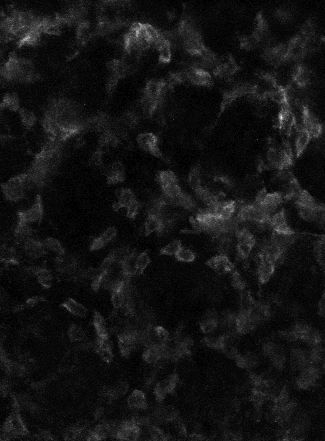
#> input picture 4 Raw data/MAX_Marie2.tif, 325 x 441 px, found by its file name
$ jupyter execute convolution_test.ipynb
#> lines starting #> are read from the running program, lines starting #| are printed output that depends on the picture
[cell 1]
from skimage import io, measure, filters
import numpy as np
import matplotlib.pyplot as plt
from scipy import ndimage

[cell 2]
fpath = '/Users/dobrik4ever/Library/CloudStorage/OneDrive-Personal/Documents/Study/winter_21-22/Master Thesis/4 Raw data/MAX_Marie2.tif'
img = io.imread(fpath)
#> img is the input picture: shape (441, 325) uint16; min 309, max 7815, mean 982.3
print(img.shape)
#| (441, 325)
plt.imshow(img, cmap='gray')
plt.axis('off')
plt.title(fpath.split('/')[-1])
plt.show()

[cell 3]
gaus = filters.difference_of_gaussians(img,5, 7)
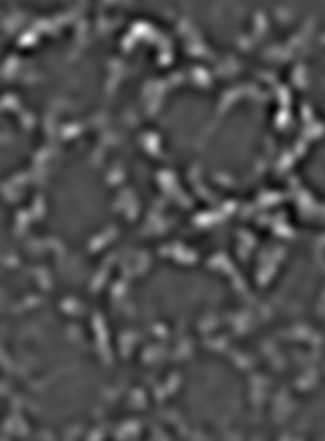
#> gaus: shape (441, 325) float64; min -0.00296, max 0.00655, mean 6.09e-06; drawn with min black and max white
gaus[gaus < np.average(gaus)] = 0
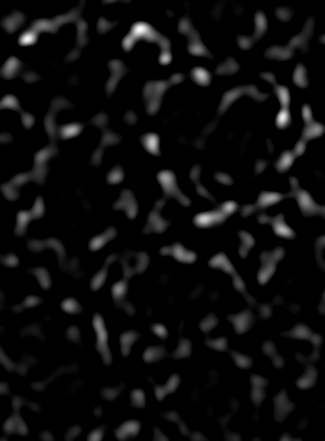
#> gaus: shape (441, 325) float64; min 0, max 0.00655, mean 0.000335; drawn with min black and max white
gaus[gaus > np.average(gaus)] = 1
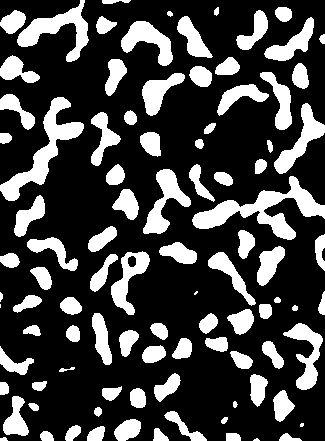
#> gaus: shape (441, 325) float64; min 0, max 1, mean 0.261
gaus = gaus *-1
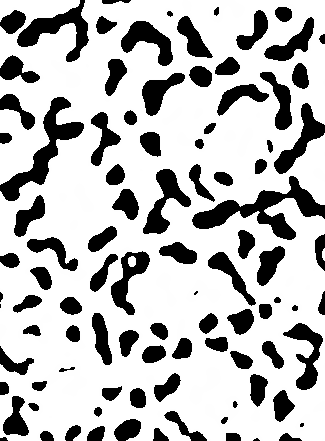
#> gaus: shape (441, 325) float64; min -1, max 0, mean -0.261; drawn with min black and max white
plt.imshow(img, cmap='viridis')
plt.imshow(gaus, cmap='binary', alpha=.1)
plt.colorbar()
plt.axis('off')
plt.show()
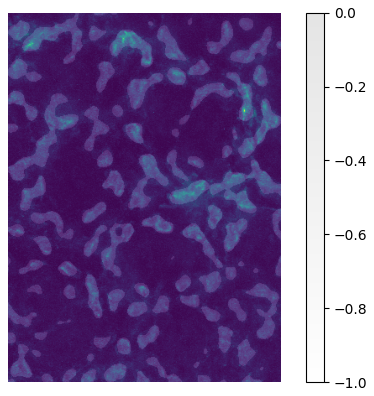
#> figure drawn by matplotlib, 2 panels

$ run again, with 4 Raw data/max.tif copied over 4 Raw data/MAX_Marie2.tif
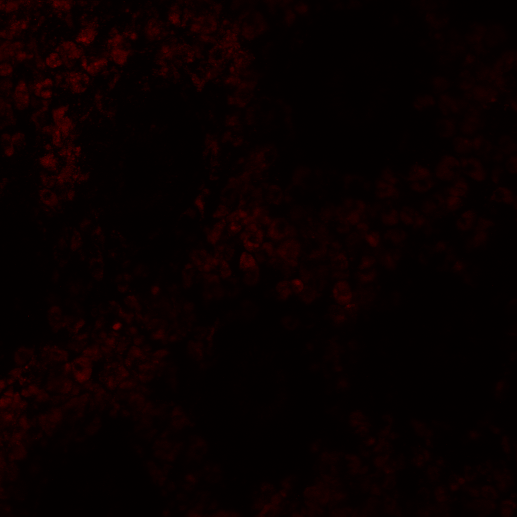
#> input picture 4 Raw data/max.tif, 517 x 517 px, found by its file name
#| (517, 517)
#> `gaus = gaus *-1`:
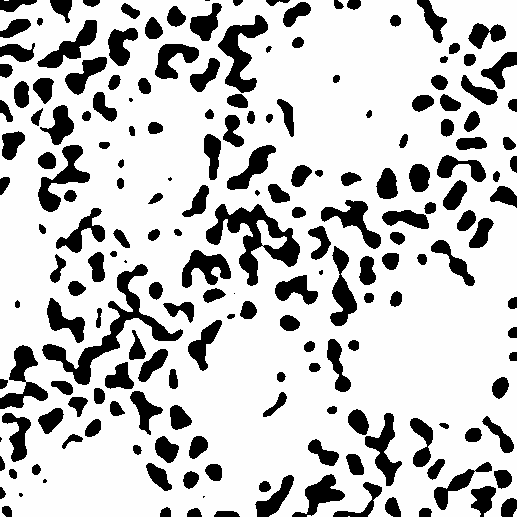
#> gaus: shape (517, 517) float64; min -1, max 1.95e-06, mean -0.223; drawn with min black and max white
#> `plt.show()`:
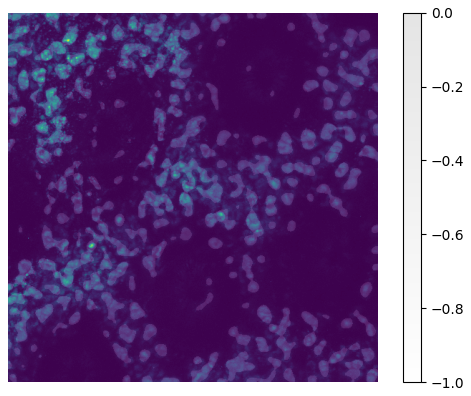
#> figure drawn by matplotlib, 2 panels
